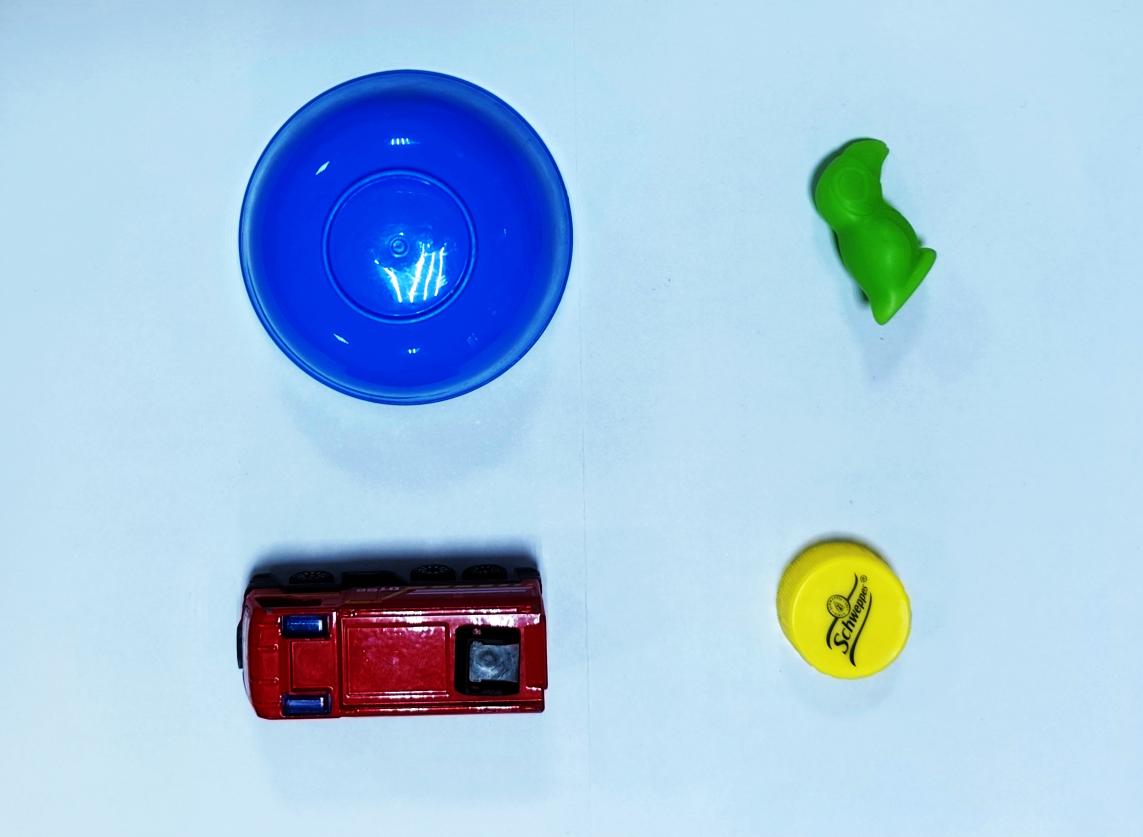
#> input picture images/shapes.jpg, 2285 x 1673 px (shown at 1/2 size)
$ python praktichna_2.py
#> lines starting #> are read from the running program, lines starting #| are printed output that depends on the picture; after the words box and inside, x2 and y2 are one past the last pixel; in counts of white or black regions, pixels touching at a corner belong together
import cv2
import numpy as np

img = cv2.imread('images/shapes.jpg')
#> img is the input picture: shape (1673, 2285, 3); mean B, G, R 223.4, 196.2, 164.2
img = cv2.resize(img, (img.shape[1] // 3, img.shape[0] // 3))
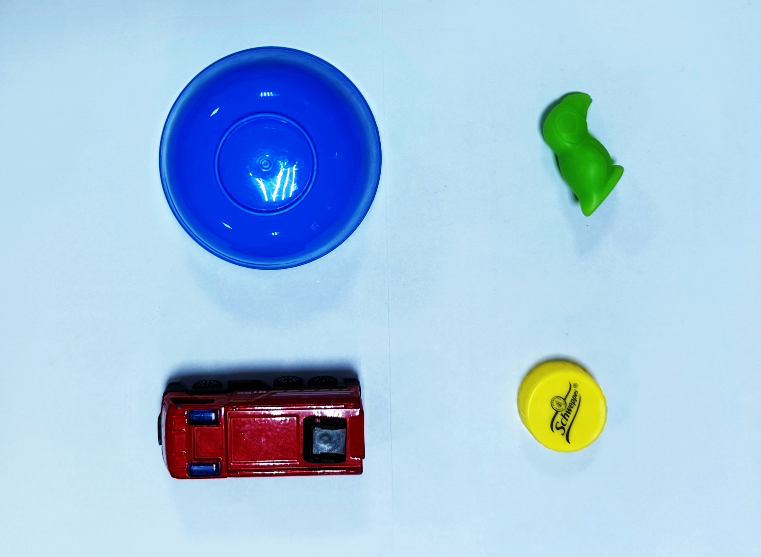
#> img: shape (557, 761, 3); mean B, G, R 223.3, 196.1, 164.1
img1, img2, img3, img4 = img.copy(), img.copy(), img.copy(), img.copy()
img1, img2, img3, img4 = cv2.GaussianBlur(img1, (3, 3), 1), cv2.GaussianBlur(img2, (3, 3), 1), cv2.GaussianBlur(img3, (3, 3), 1), cv2.GaussianBlur(img4, (3, 3), 1)


img1 = cv2.cvtColor(img1, cv2.COLOR_BGR2HSV)
#> img1: shape (557, 761, 3); mean H, S, V 102.4, 85.5, 230.1
lower_1 = np.array([107, 238, 163])
upper_1 = np.array([169, 255, 255])
mask_1 = cv2.inRange(img1, lower_1, upper_1)
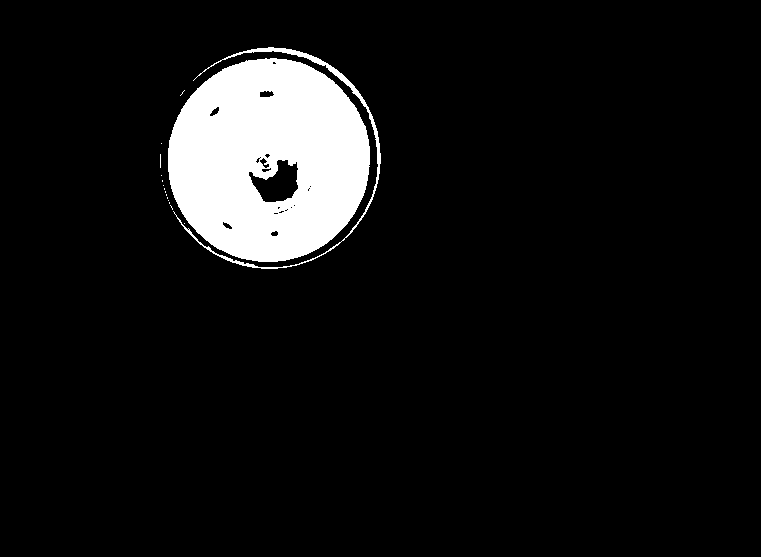
#> mask_1: shape (557, 761); 7.6% white; 16 white regions (14 under 20 px), largest, box (x1, y1, x2, y2) and area: (168, 58, 370, 262) 30855, (173, 47, 381, 269) 1492
img1 = cv2.bitwise_and(img1, img1, mask=mask_1)
#> img1: shape (557, 761, 3); mean H, S, V 8.7, 19.4, 16.8


img2 = cv2.cvtColor(img2, cv2.COLOR_BGR2HSV)
lower_2 = np.array([43, 80, 87])
upper_2 = np.array([84, 255, 215])
mask_2 = cv2.inRange(img2, lower_2, upper_2)
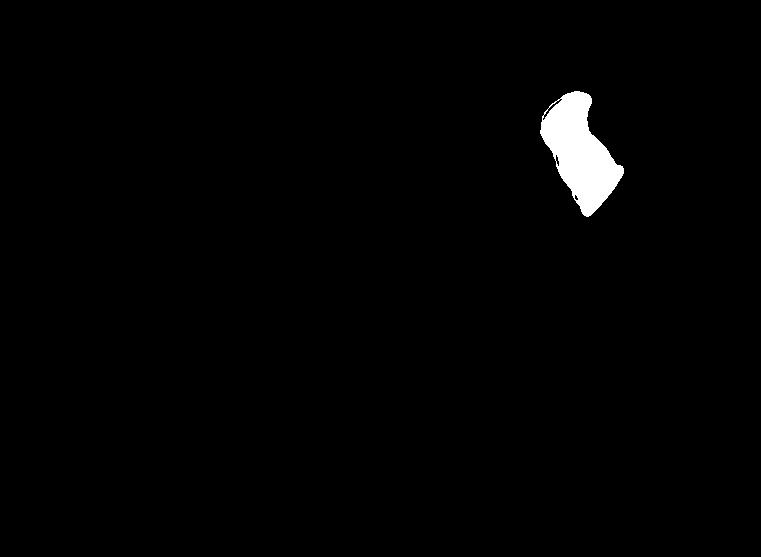
#> mask_2: shape (557, 761); 1.3% white; 1 white region, box (x1, y1, x2, y2) and area: (540, 91, 624, 217) 5535
img2 = cv2.bitwise_and(img2, img2, mask=mask_2)
#> img2: shape (557, 761, 3); mean H, S, V 0.8, 2.9, 1.9

img3 = cv2.cvtColor(img3, cv2.COLOR_BGR2HSV)
lower_3 = np.array([117, 0, 0])
upper_3 = np.array([179, 255, 151])
mask_3 = cv2.inRange(img3, lower_3, upper_3)
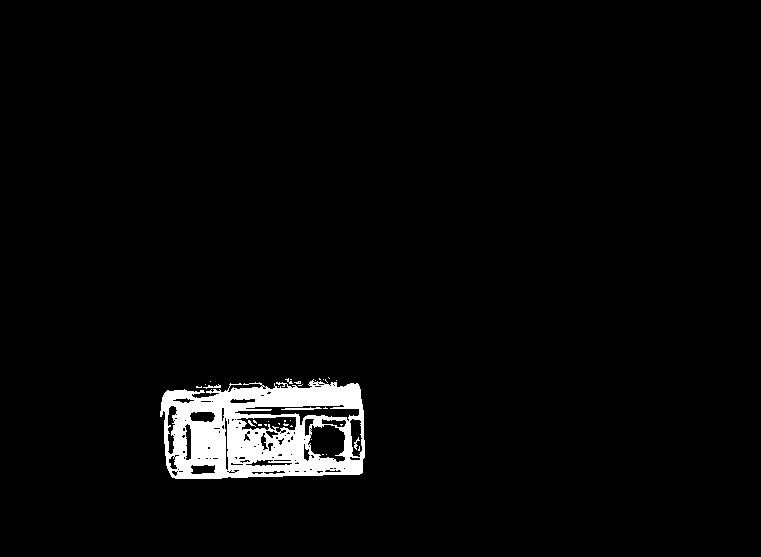
#> mask_3: shape (557, 761); 3.1% white; 34 white regions (30 under 20 px), largest, box (x1, y1, x2, y2) and area: (160, 379, 365, 479) 12956, (281, 407, 322, 410) 75, (203, 384, 221, 389) 37, (354, 437, 360, 450) 28
img3 = cv2.bitwise_and(img3, img3, mask=mask_3)
#> img3: shape (557, 761, 3); mean H, S, V 5.2, 6.5, 2.8


img4 = cv2.cvtColor(img4, cv2.COLOR_BGR2HSV)
lower_4 = np.array([0, 7, 99])
upper_4 = np.array([49, 248, 255])
mask_4 = cv2.inRange(img4, lower_4, upper_4)
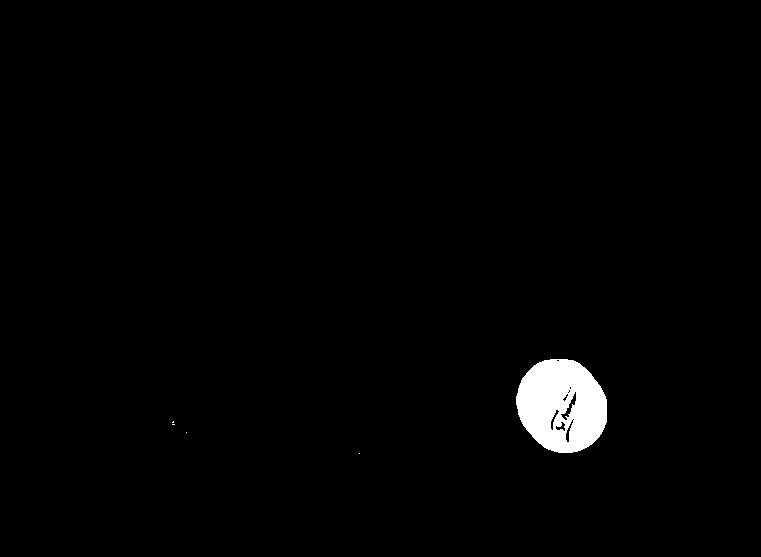
#> mask_4: shape (557, 761); 1.5% white; 5 white regions (4 under 20 px), largest, box (x1, y1, x2, y2) and area: (516, 359, 607, 453) 6427
img4 = cv2.bitwise_and(img4, img4, mask=mask_4)
#> img4: shape (557, 761, 3); mean H, S, V 0.5, 3.3, 3.1


#> (the run stopped early here; a loop or call above may not have finished)
